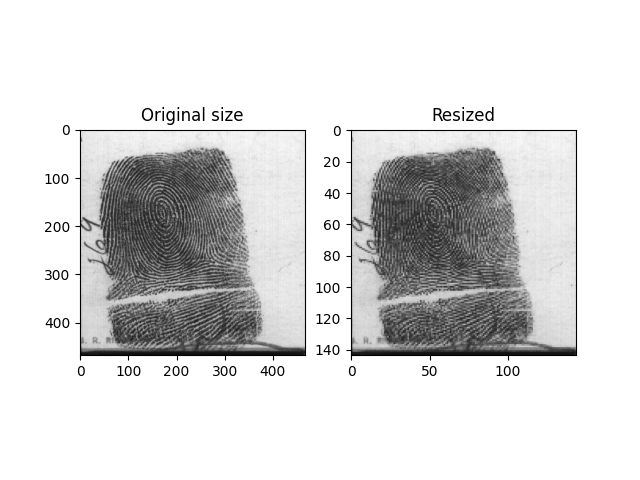

This chart was generated by the following Python code:
import cv2 as cv
import matplotlib.pyplot as plt

p = r'../images/fingerprint2.pgm'
img = cv.imread(p)
plt.subplot(1, 2, 1)
plt.title('Original size')
plt.imshow(img)
re_img = cv.resize(img, (144, 144))
plt.subplot(1, 2, 2)
plt.title('Resized')
plt.imshow(re_img)
plt.show()
